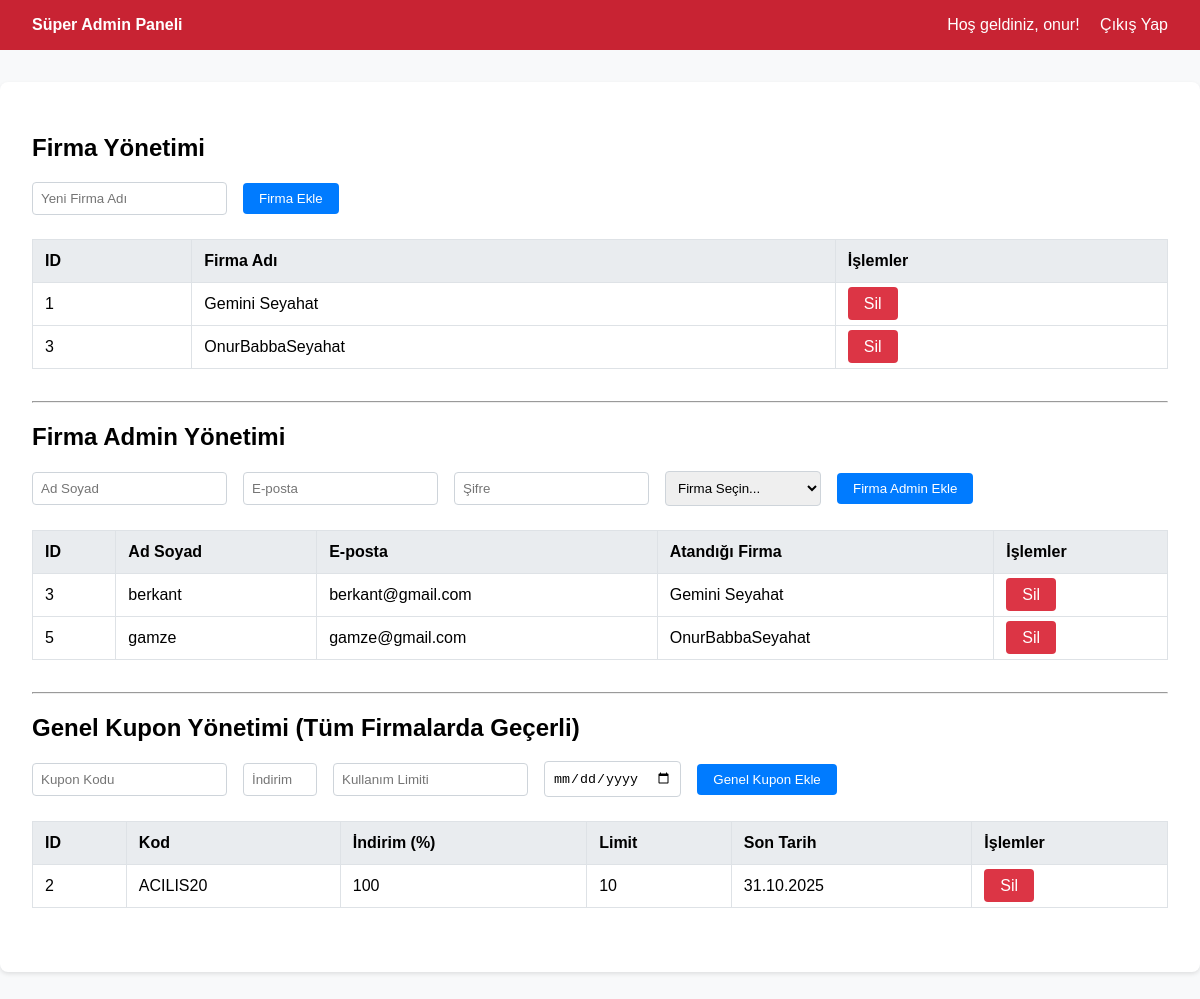
The page /index.php?page=admin_panel (signed in) on the database as committed earlier.
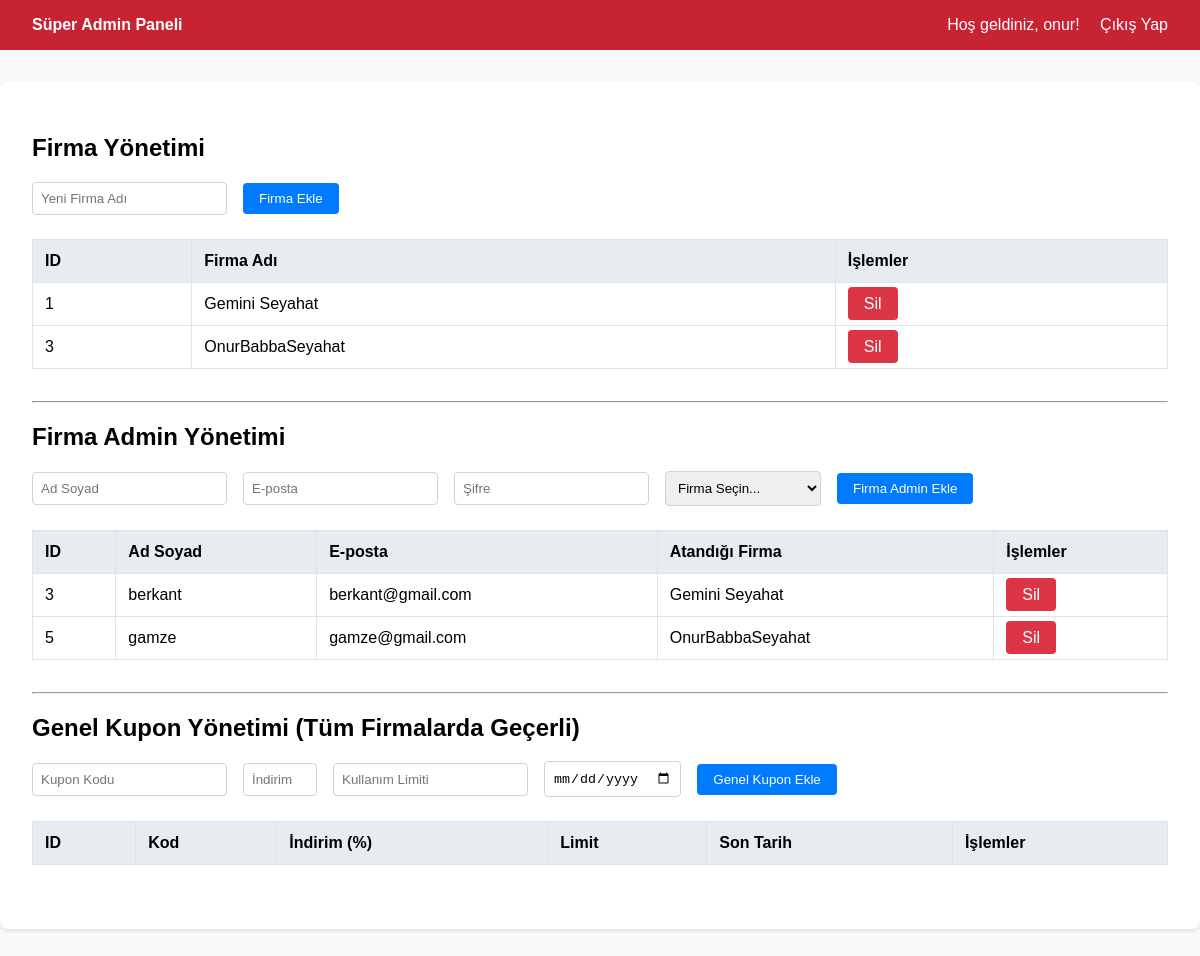
The same page on the database as committed later.
### tables this page shows
CREATE TABLE "companies" (
"id" INTEGER PRIMARY KEY AUTOINCREMENT,
"name" TEXT NOT NULL UNIQUE,
"created_at" TEXT DEFAULT CURRENT_TIMESTAMP
);

CREATE TABLE "users" (
"id" INTEGER PRIMARY KEY AUTOINCREMENT,
"name" TEXT NOT NULL,
"email" TEXT NOT NULL UNIQUE,
"password" TEXT NOT NULL,
"credit" REAL DEFAULT 0.0,
"role" TEXT NOT NULL DEFAULT 'user',
"company_id" INTEGER,
"created_at" TEXT DEFAULT CURRENT_TIMESTAMP
);

CREATE TABLE "coupons" (
	"id"	INTEGER PRIMARY KEY AUTOINCREMENT,
	"code"	TEXT NOT NULL UNIQUE,
	"discount_rate"	INTEGER NOT NULL,
	"usage_limit"	INTEGER NOT NULL,
	"expire_date"	TEXT NOT NULL,
	"created_at"	TEXT DEFAULT CURRENT_TIMESTAMP
, company_id INTEGER REFERENCES companies(id));

### views/admin_panel.php (the view, shortened to what the changed rows need)
<?php
require_once __DIR__ . '/../config/database.php';
$companies = $pdo->query("SELECT * FROM companies ORDER BY name")->fetchAll();
$stmt_admins = $pdo->query(
    "SELECT u.id, u.name, u.email, c.name as company_name
     FROM users u
     LEFT JOIN companies c ON u.company_id = c.id
     WHERE u.role = 'firma_admin'
     ORDER BY u.name"
);
$company_admins = $stmt_admins->fetchAll();
$stmt_global_coupons = $pdo->query("SELECT * FROM coupons WHERE company_id IS NULL ORDER BY expire_date DESC");
$global_coupons = $stmt_global_coupons->fetchAll();
?>
<!DOCTYPE html>
<html lang="tr">
<head>
</head>
<body>
    <div class="container">
        <div class="section">
            <h2>Firma Yönetimi</h2>
            <table>
                <thead><tr><th>ID</th><th>Firma Adı</th><th>İşlemler</th></tr></thead>
                <tbody>
                    <?php foreach ($companies as $company): ?>
                        <tr>
                            <td><?php echo htmlspecialchars($company['id']); ?></td>
                            <td><?php echo htmlspecialchars($company['name']); ?></td>
                            <td><a href="/index.php?action=delete_company&company_id=<?php echo $company['id']; ?>" class="btn btn-danger" onclick="return confirm('Bu firmayı silmek istediğinizden emin misiniz? Bu firmaya ait TÜM seferler ve biletler kalıcı olarak silinecektir!');">Sil</a></td>
                        </tr>
                    <?php endforeach; ?>
                </tbody>
            </table>
        </div>
        <div class="section">
            <h2>Firma Admin Yönetimi</h2>
            <table>
                <thead><tr><th>ID</th><th>Ad Soyad</th><th>E-posta</th><th>Atandığı Firma</th><th>İşlemler</th></tr></thead>
                <tbody>
                    <?php foreach ($company_admins as $admin): ?>
                        <tr>
                            <td><?php echo htmlspecialchars($admin['id']); ?></td>
                            <td><?php echo htmlspecialchars($admin['name']); ?></td>
                            <td><?php echo htmlspecialchars($admin['email']); ?></td>
                            <td><?php echo htmlspecialchars($admin['company_name'] ?? 'Atanmamış'); ?></td>
                            <td><a href="/index.php?action=delete_company_admin&user_id=<?php echo $admin['id']; ?>" class="btn btn-danger" onclick="return confirm('Bu firma admini kullanıcısını kalıcı olarak silmek istediğinizden emin misiniz?');">Sil</a></td>
                        </tr>
                    <?php endforeach; ?>
                </tbody>
            </table>
        </div>
        <div class="section">
            <h2>Genel Kupon Yönetimi (Tüm Firmalarda Geçerli)</h2>
            <table>
                <thead><tr><th>ID</th><th>Kod</th><th>İndirim (%)</th><th>Limit</th><th>Son Tarih</th><th>İşlemler</th></tr></thead>
                <tbody>
                    <?php foreach ($global_coupons as $coupon): ?>
                        <tr>
                            <td><?php echo htmlspecialchars($coupon['id']); ?></td>
                            <td><?php echo htmlspecialchars($coupon['code']); ?></td>
                            <td><?php echo htmlspecialchars($coupon['discount_rate']); ?></td>
                            <td><?php echo htmlspecialchars($coupon['usage_limit']); ?></td>
                            <td><?php echo date('d.m.Y', strtotime($coupon['expire_date'])); ?></td>
                            <td>
                            <a href="/index.php?action=delete_global_coupon&coupon_id=<?php echo $coupon['id']; ?>" class="btn btn-danger" onclick="return confirm('Bu genel kuponu kalıcı olarak silmek istediğinizden emin misiniz?');">Sil</a>
                            </td>
                        </tr>
                    <?php endforeach; ?>
                </tbody>
            </table>
        </div>
    </div>
</body>
</html>

Rows that differ between the two databases and show on the page:
removed coupons: id "2", code "ACILIS20", discount_rate "100", usage_limit "10", expire_date "31.10.2025"
